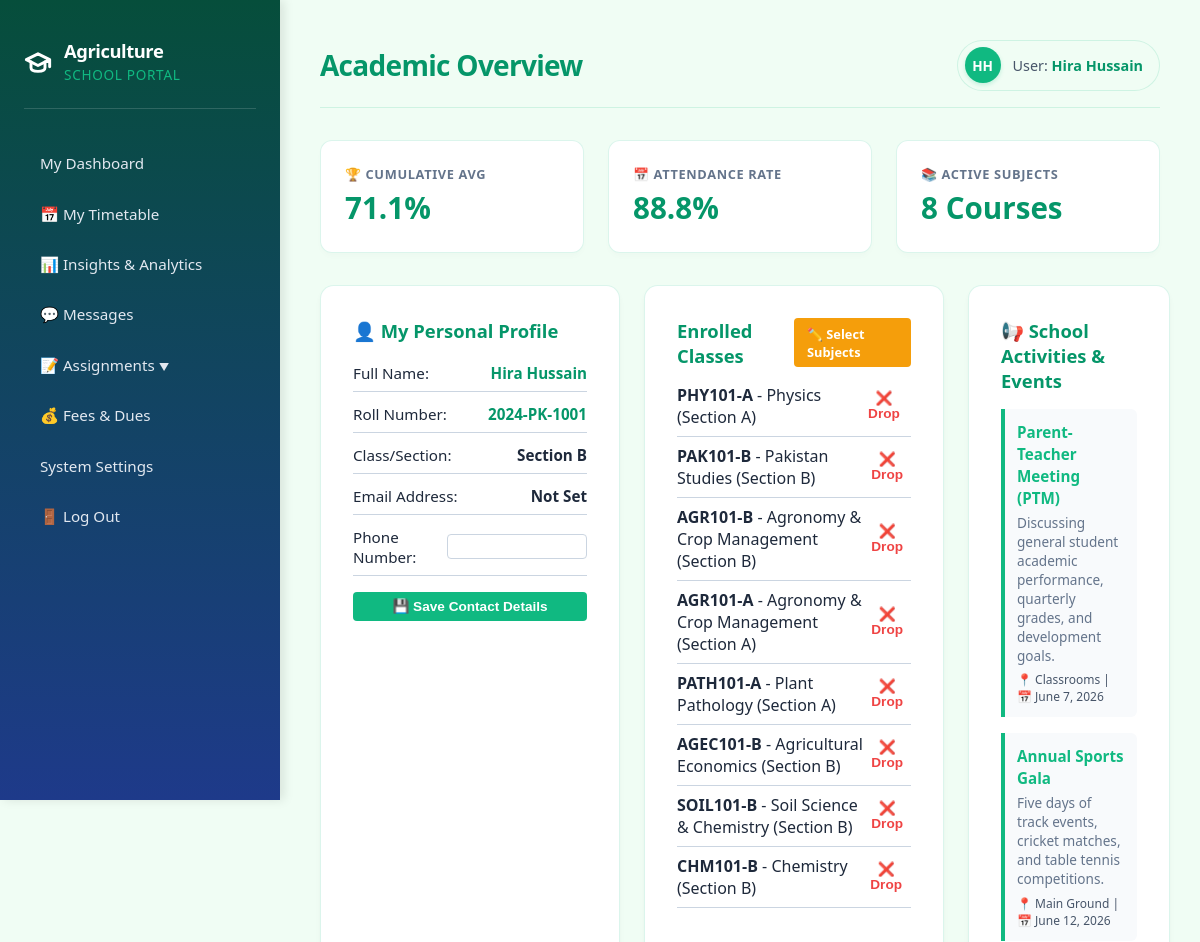
Before: /student/dashboard/ (signed in, upper part) with the older database file.
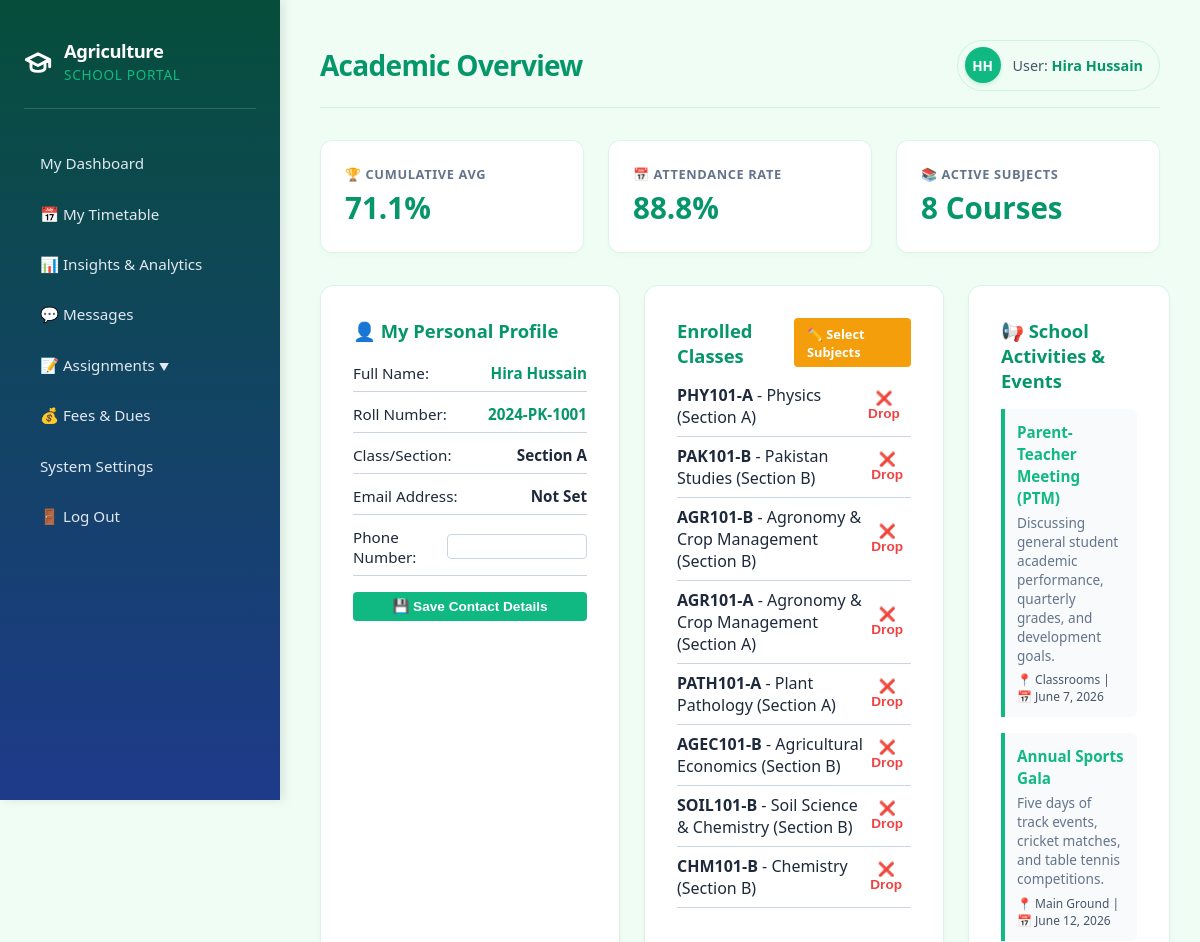
After: the same page with the newer database file.
### core/models.py (models this page shows, shortened)
class User(AbstractUser):
    is_student = models.BooleanField(default=False)
    is_teacher = models.BooleanField(default=False)
    is_admin = models.BooleanField(default=False)
    @property
    def get_initials(self):
        if self.first_name and self.last_name:
            return f"{self.first_name[0]}{self.last_name[0]}".upper()
        return self.username[:2].upper()

class StudentProfile(models.Model):
    user = models.OneToOneField(User, on_delete=models.CASCADE, limit_choices_to={'is_student': True})
    roll_number = models.CharField(max_length=20, unique=True)
    date_of_birth = models.DateField(null=True, blank=True)
    class_name = models.CharField(max_length=50)
    phone_number = models.CharField(max_length=15, blank=True)

### core/views.py (the view, shortened to what this page needs)
# urls.py: path('student/dashboard/', views.StudentDashboardView.as_view(), name='student_dashboard'),
class StudentDashboardView(LoginRequiredMixin, UserPassesTestMixin, TemplateView):
    template_name = 'core/student_dashboard.html'
    def test_func(self):
        return self.request.user.is_student
    def get_context_data(self, **kwargs):
        context = super().get_context_data(**kwargs)
        student_profile = self.request.user.studentprofile
        context['courses'] = student_profile.courses.all()
        context['grades'] = Grade.objects.filter(student=student_profile)
        context['activities'] = SchoolActivity.objects.all()[:3]
        avg_score = Grade.objects.filter(student=student_profile).aggregate(Avg('score'))['score__avg']
        context['academic_average'] = round(avg_score, 1) if avg_score else 0.0
        total_att = Attendance.objects.filter(student=student_profile).count()
        present_att = Attendance.objects.filter(student=student_profile, status='Present').count()
        context['attendance_rate'] = round((present_att / total_att) * 100, 1) if total_att > 0 else 100.0
        return context

### core/templates/core/student_dashboard.html (shortened to what the changed rows need)
{% extends 'core/base.html' %}
{% block header_title %}Academic Overview{% endblock %}
{% block content %}
<div class="dashboard-grid">
    <div class="card">
        <form method="POST" style="margin-top: 1.25rem; display: flex; flex-direction: column; gap: 0.75rem; font-size: 0.95rem;">
            <div style="padding-bottom: 0.5rem; border-bottom: 1px solid var(--border-color); display: flex; justify-content: space-between;">
                <span>Full Name:</span> <strong style="color: var(--primary-hover);">{{ user.get_full_name|default:user.username }}</strong>
            </div>
            <div style="padding-bottom: 0.5rem; border-bottom: 1px solid var(--border-color); display: flex; justify-content: space-between;">
                <span>Roll Number:</span> <strong style="color: var(--primary-hover);">{{ user.studentprofile.roll_number }}</strong>
            </div>
            <div style="padding-bottom: 0.5rem; border-bottom: 1px solid var(--border-color); display: flex; justify-content: space-between;">
                <span>Class/Section:</span> <strong>{{ user.studentprofile.class_name }}</strong>
            </div>
            <div style="padding-bottom: 0.5rem; border-bottom: 1px solid var(--border-color); display: flex; justify-content: space-between;">
                <span>Email Address:</span> <strong>{{ user.email|default:"Not Set" }}</strong>
            </div>
        </form>
    </div>
</div>
{% endblock %}

### core/templates/core/base.html (shortened to what this page needs)
<!DOCTYPE html>
<html lang="en">
<head>
</head>
<body>
    <aside>
        <div class="sidebar-header">
            <svg xmlns="http://www.w3.org/2000/svg" width="28" height="28" viewBox="0 0 24 24" fill="none" stroke="currentColor" stroke-width="2.5" stroke-linecap="round" stroke-linejoin="round">
                <path d="M22 10v6M2 10l10-5 10 5-10 5-10-5z"/>
                <path d="M6 12v5c0 2 2 3 6 3s6-1 6-3v-5"/>
            </svg>
            <h2>Agriculture<br><span>School Portal</span></h2>
        </div>
        <nav>
            <ul>
                {% if user.is_authenticated %}
                    {% if user.is_student %}
                        <li><a href="{% url 'student_dashboard' %}">My Dashboard</a></li>
                        <li><a href="{% url 'student_timetable' %}">📅 My Timetable</a></li>
                    {% elif user.is_teacher %}
                        <li><a href="{% url 'teacher_dashboard' %}">Teacher Dashboard</a></li>
                        <li><a href="{% url 'teacher_timetable' %}">📅 My Schedule</a></li>
                        <li><a href="{% url 'student_directory' %}">👨‍🎓 Student Directory</a></li>
                    {% endif %}
                    <li><a href="{% url 'analytics' %}">📊 Insights & Analytics</a></li>
                    <li><a href="{% url 'messages' %}">💬 Messages</a></li>
                    {% if user.is_student %}
                    <li>
                        <button class="nav-btn dropdown-trigger" onclick="toggleAssignmentsDropdown()" style="padding: 0.75rem 1rem;">
                            <span>📝 Assignments</span>
                            <span id="assignments-arrow" class="arrow-icon">▼</span>
                        </button>
                    </li>
                    <li><a href="{% url 'student_fees' %}">💰 Fees & Dues</a></li>
                    {% endif %}
                    <li><a href="{% url 'admin:index' %}">System Settings</a></li>
                    <li>
                        <form action="{% url 'logout' %}" method="post" style="width: 100%; margin: 0; padding: 0;">
                            <button type="submit" style="background: none; border: none; color: #e2e8f0; padding: 0.75rem 1rem; border-radius: 0.5rem; display: block; width: 100%; text-align: left; font-family: inherit; font-size: 0.95rem; font-weight: 500; cursor: pointer; transition: all 0.2s cubic-bezier(0.4, 0, 0.2, 1);" onmouseover="this.style.backgroundColor='rgba(255,255,255,0.1)'; this.style.color='#ffffff'; this.style.transform='translateX(4px)';" onmouseout="this.style.backgroundColor='transparent'; this.style.color='#e2e8f0'; this.style.transform='none';">
                                🚪 Log Out
                            </button>
                        </form>
                    </li>
                {% endif %}
            </ul>
        </nav>
    </aside>
    <main class="animate-fade-in-up">
        <header>
            <h1>{% block header_title %}Dashboard{% endblock %}</h1>
            {% if user.is_authenticated %}
            <div class="header-user-badge">
                <div class="avatar-circle">
                    {{ user.get_initials }}
                </div>
                <div style="font-weight: 500; font-size: 0.9rem; color: #475569;">
                    User: <span style="font-weight: 700; color: var(--primary-hover);">{{ user.get_full_name|default:user.username }}</span>
                </div>
            </div>
            {% endif %}
        </header>
        <section class="content">
            {% block content %}{% endblock %}
        </section>
    </main>
</body>
</html>

Changed rows visible on the page:
changed through a linked row, User "Hira Hussain": studentprofile.class_name "Section B" → "Section A"
